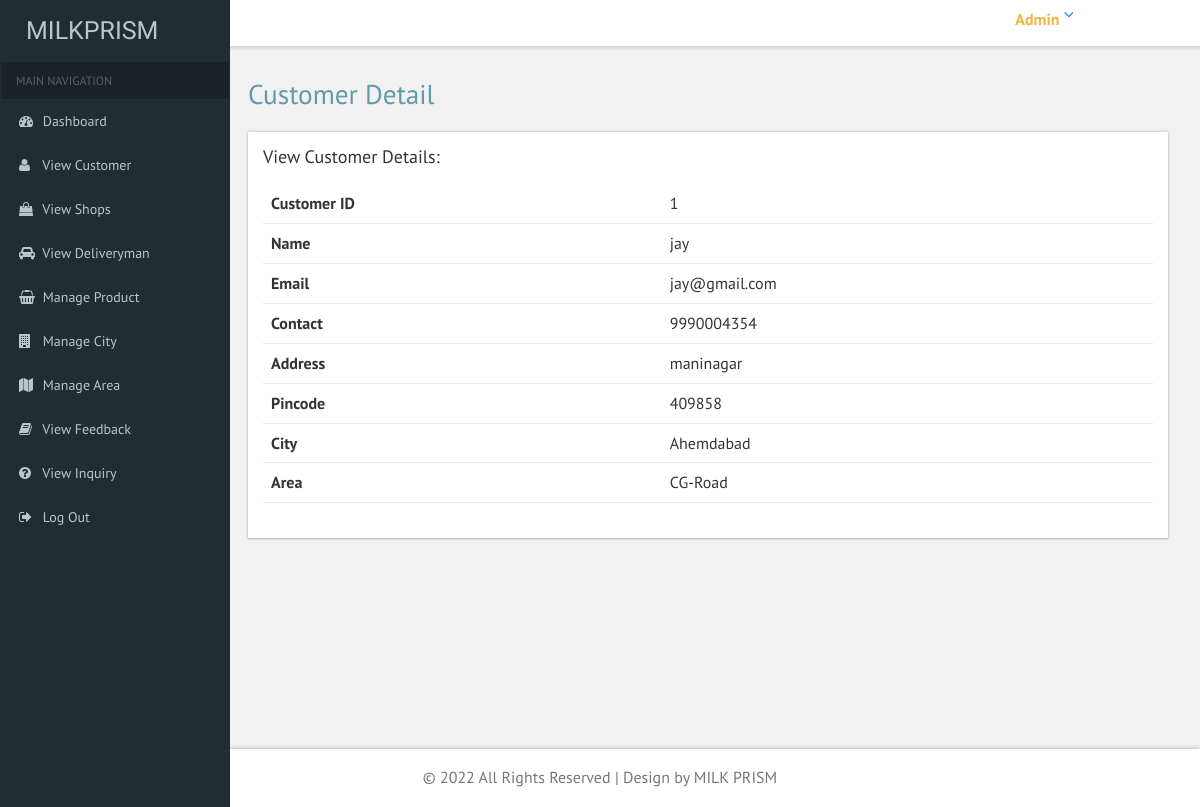
The page /ADMIN/customer_detail.php?detail=1 (signed in) on the database its author committed.
### tables this page shows
CREATE TABLE `customer` (
  `customer_id` int(11) NOT NULL,
  `name` varchar(100) NOT NULL,
  `email` varchar(50) NOT NULL,
  `contact` bigint(10) NOT NULL,
  `address` varchar(200) NOT NULL,
  `pincode` int(11) NOT NULL,
  `city_id` int(11) NOT NULL,
  `area_id` int(11) NOT NULL,
  `password` varchar(20) NOT NULL
);

CREATE TABLE `city` (
  `city_id` int(11) NOT NULL,
  `city_name` varchar(100) NOT NULL
);

CREATE TABLE `area` (
  `area_id` int(11) NOT NULL,
  `area_name` varchar(50) NOT NULL,
  `city_id` int(11) NOT NULL
);

### ADMIN/customer_detail.php (the view, shortened to what this page needs)
<?php
include "common/connection.php";
$id = $_GET["detail"];
$category = $con->query("select * from customer where customer_id='$id'");
$customer = $category->fetch_object();
$city = $con->query("select * from city where city_id='$customer->city_id'");
$city1 = $city->fetch_object();
$area = $con->query("select * from area where area_id='$customer->area_id'");
$area1 = $area->fetch_object();
?>
<!DOCTYPE HTML>
<html>
<head>
<link href="css/bootstrap.css" rel='stylesheet' type='text/css' />
<link href="css/style.css" rel='stylesheet' type='text/css' />
<link href="css/font-awesome.css" rel="stylesheet">
 <link href='css/SidebarNav.min.css' media='all' rel='stylesheet' type='text/css'/>
<link href="css/custom.css" rel="stylesheet">
</head>
<body class="cbp-spmenu-push">
	<div class="main-content">
	<div class="cbp-spmenu cbp-spmenu-vertical cbp-spmenu-left" id="cbp-spmenu-s1">
		<aside class="sidebar-left">
      <?php include "common/sidebar.php"; ?>
    </aside>
	</div>
		<?php include "common/header.php"; ?>
		<div id="page-wrapper">
			<div class="main-page">
				<h2 class="title1">Customer Detail</h2>
					<div class="panel-body widget-shadow">
						<h4 style="padding-bottom: 1em;">View Customer Details:</h4>
						<table class="table">
								<tr>
								  <th>Customer ID</th>
								  <td><?php echo "$customer->customer_id"; ?></td>
								</tr>
								<tr>
								  <th>Name</th>
								  <td><?php echo "$customer->name"; ?></td>
								</tr>
								<tr>
								  <th>Email</th>
								  <td><?php echo "$customer->email"; ?></td>
								</tr>
								<tr>
								  <th>Contact</th>
								  <td><?php echo "$customer->contact"; ?></td>
								</tr>
								<tr>
								  <th>Address</th>
								  <td><?php echo "$customer->address"; ?></td>
								</tr>
								<tr>
								  <th>Pincode</th>
								  <td><?php echo "$customer->pincode"; ?></td>
								</tr>
								<tr>
								  <th>City</th>
								  <td><?php echo "$city1->city_name"; ?></td>
								</tr>
								<tr>
								  <th>Area</th>
								  <td><?php echo "$area1->area_name"; ?></td>
								</tr>
						</table>
					</div>
			</div>
		</div>
		<?php include "common/footer.php"; ?>
	</div>
</body>
</html>

### ADMIN/common/header.php (shortened to what this page needs)
<?php
include "connection.php";
$id = $_SESSION["id"];
$admin = $con->query("select * from admin where id='$id'");
$row = $admin->fetch_object();
?>
<div class="sticky-header header-section ">
			<div class="header-right">
				<div class="profile_details">
					<ul>
						<li class="dropdown profile_details_drop">
							<a href="#" class="dropdown-toggle" data-toggle="dropdown" aria-expanded="false">
								<div class="profile_img">
									<div class="user-name">
										<p><?php echo "$row->name";?></p>
									</div>
									<i class="fa fa-angle-down"></i>
								</div>
							</a>
						</li>
					</ul>
				</div>
				<div class="clearfix"> </div>
			</div>
			<div class="clearfix"> </div>
		</div>

### ADMIN/css/custom.css (style rules this page uses)
#page-wrapper { padding:5em 2em 2.5em; background-color: #F1F1F1; }

### rows shown on the page
customer: customer_id "1", name "jay", email "jay@gmail.com", contact "9990004354", address "maninagar", pincode "409858"
city: city_name "Ahemdabad"
area: area_name "CG-Road"

### other values the page prints
$row->name "Admin"
